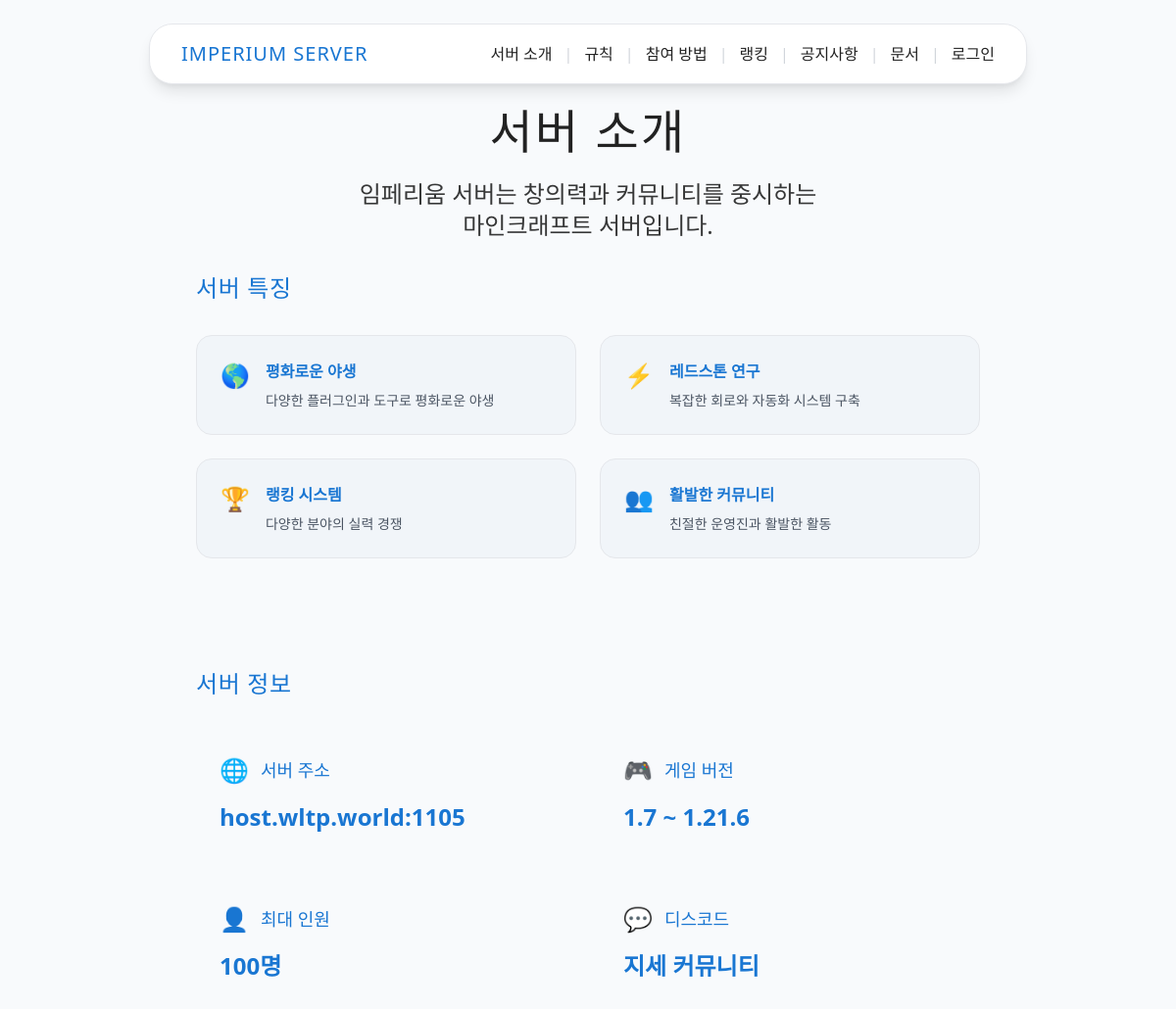
/descriptions/, run on the app's committed database.
### description/models.py (models this page shows, shortened)
class ServerDescription(models.Model):
    order = models.PositiveIntegerField("order", default=0)
    emoji = models.TextField("emoji", default='😀')
    title = models.TextField("title", null=True, blank=True)
    content = models.TextField("content", null=True, blank=True)
    class Meta:
        ordering = ['order']  # 순서대로 정렬

### description/views.py (the view)
# urls.py: path('descriptions/', server_descriptions, name='descriptions'),
def server_descriptions(request):
    descriptions = ServerDescription.objects.all()
    return render(request, 'about_server/description.html', {'descriptions': descriptions})

### templates/about_server/description.html (shortened to what this page needs)
{% extends "base.html" %}
{% block content %}
<section class="section-header">
    <div class="max-w-4xl mx-auto px-4 text-center">
        <h1 class="font-pixel text-3xl md:text-4xl lg:text-5xl mb-4 md:mb-6 tracking-wider text-shadow-pixel">
            서버 소개
        </h1>
        <p class="text-lg md:text-xl lg:text-2xl opacity-90 leading-relaxed max-w-3xl mx-auto px-4">
            임페리움 서버는 창의력과 커뮤니티를 중시하는<br class="hidden md:block">
            마인크래프트 서버입니다.
        </p>
    </div>
</section>
<section class="content-section">
    <div class="max-w-4xl mx-auto px-4">
        <div class="card-component p-6 md:p-8 mb-8 md:mb-12">
            <h2 class="font-pixel text-xl md:text-2xl text-mc-blue mb-6 md:mb-8 tracking-wide">서버 특징</h2>
            <div class="grid grid-cols-1 md:grid-cols-2 gap-4 md:gap-6">
                {% for description in descriptions %}
                    <div class="flex items-start space-x-3 md:space-x-4 p-4 md:p-6 bg-mc-gray rounded-xl md:rounded-2xl border border-gray-200 group hover:shadow-toss-lg transition-all duration-200">
                        <span class="text-xl md:text-2xl">{{ description.emoji }}</span>
                        <div>
                            <h3 class="font-semibold text-mc-blue mb-2 group-hover:text-blue-600 transition-colors text-sm md:text-base">{{ description.title }}</h3>
                            <p class="text-gray-600 text-xs md:text-sm leading-relaxed">{{ description.content }}</p>
                        </div>
                    </div>
                {% endfor %}
            </div>
        </div>
        <div class="card-component p-6 md:p-8">
            <h2 class="font-pixel text-xl md:text-2xl text-mc-blue mb-6 md:mb-8 tracking-wide">서버 정보</h2>
            <div class="grid grid-cols-1 md:grid-cols-2 gap-4 md:gap-6">
                <div class="stats-card p-4 md:p-6 group hover:shadow-toss-lg transition-all duration-200">
                    <div class="flex items-center space-x-2 md:space-x-3 mb-3 md:mb-4">
                        <span class="text-xl md:text-2xl">🌐</span>
                        <h3 class="font-pixel text-base md:text-lg text-mc-blue">서버 주소</h3>
                    </div>
                    <p class="text-lg md:text-2xl font-bold font-pixel text-mc-blue group-hover:scale-105 transition-transform">host.wltp.world:1105</p>
                </div>
                <div class="stats-card p-4 md:p-6 group hover:shadow-toss-lg transition-all duration-200">
                    <div class="flex items-center space-x-2 md:space-x-3 mb-3 md:mb-4">
                        <span class="text-xl md:text-2xl">🎮</span>
                        <h3 class="font-pixel text-base md:text-lg text-mc-blue">게임 버전</h3>
                    </div>
                    <p class="text-lg md:text-2xl font-bold font-pixel text-mc-blue group-hover:scale-105 transition-transform">1.7 ~ 1.21.6</p>
                </div>
                <div class="stats-card p-4 md:p-6 group hover:shadow-toss-lg transition-all duration-200">
                    <div class="flex items-center space-x-2 md:space-x-3 mb-3 md:mb-4">
                        <span class="text-xl md:text-2xl">👤</span>
                        <h3 class="font-pixel text-base md:text-lg text-mc-blue">최대 인원</h3>
                    </div>
                    <p class="text-lg md:text-2xl font-bold font-pixel text-mc-blue group-hover:scale-105 transition-transform">100명</p>
                </div>
                <div class="stats-card p-4 md:p-6 group hover:shadow-toss-lg transition-all duration-200">
                    <div class="flex items-center space-x-2 md:space-x-3 mb-3 md:mb-4">
                        <span class="text-xl md:text-2xl">💬</span>
                        <h3 class="font-pixel text-base md:text-lg text-mc-blue">디스코드</h3>
                    </div>
                    <a href="https://discord.com/invite/VEVpENDU96" class="text-lg md:text-2xl font-bold font-pixel text-mc-blue hover:text-blue-600 transition-colors group-hover:scale-105 transition-transform">지세 커뮤니티</a>
                </div>
            </div>
        </div>
    </div>
</section>
{% endblock %}

### static/main/index.css (style rules this page uses)
:root { --mc-green: #5e7c16; --mc-brown: #7c5e3c; --mc-light: #f3f3f3; --mc-dark: #222; --mc-accent: #b6e53e; --mc-border: #cfcfcf; }
html, body { margin: 0; padding: 0; font-family: 'Segoe UI', 'Malgun Gothic', 'Arial', sans-serif; background: var(--mc-light); color: var(--mc-dark); min-height: 100vh; }
.content-section { margin-bottom: 2.5rem; }

### templates/base.html (style rules this page uses)
.card-component { @apply bg-white rounded-2xl md:rounded-3xl shadow-toss hover:shadow-toss-lg transition-all duration-300 border border-gray-100; }
.section-header { @apply bg-gradient-to-r from-mc-blue to-blue-600 text-white py-12 md:py-20; }
.content-section { @apply py-8 md:py-16 bg-white; }
.stats-card { @apply bg-white rounded-xl md:rounded-2xl p-4 md:p-6 shadow-toss hover:shadow-toss-lg transition-all duration-200 border border-gray-100; }

### data on the page
ServerDescription: emoji "🌎", title "평화로운 야생", content "다양한 플러그인과 도구로 평화로운 야생"
ServerDescription: emoji "⚡", title "레드스톤 연구", content "복잡한 회로와 자동화 시스템 구축"
ServerDescription: emoji "🏆", title "랭킹 시스템", content "다양한 분야의 실력 경쟁"
ServerDescription: emoji "👥", title "활발한 커뮤니티", content "친절한 운영진과 활발한 활동"
